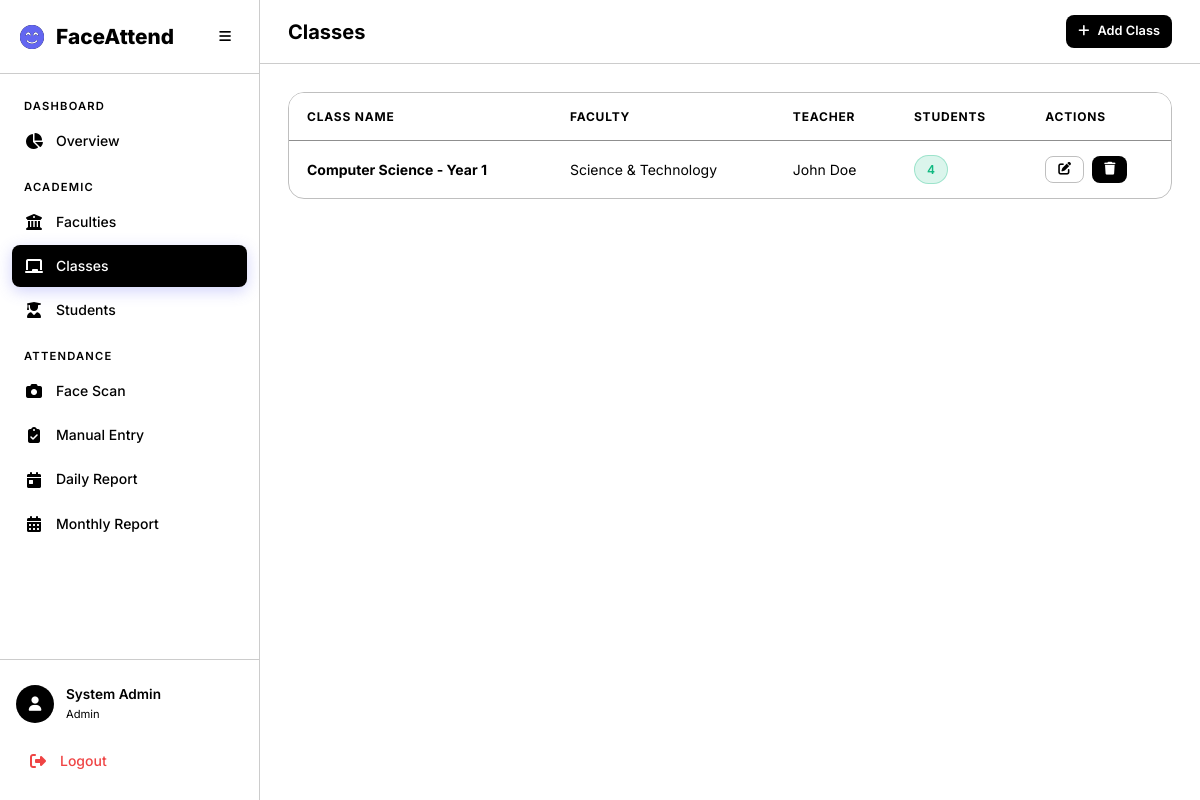
/academics/classes/, run on an earlier commit of the app's database.
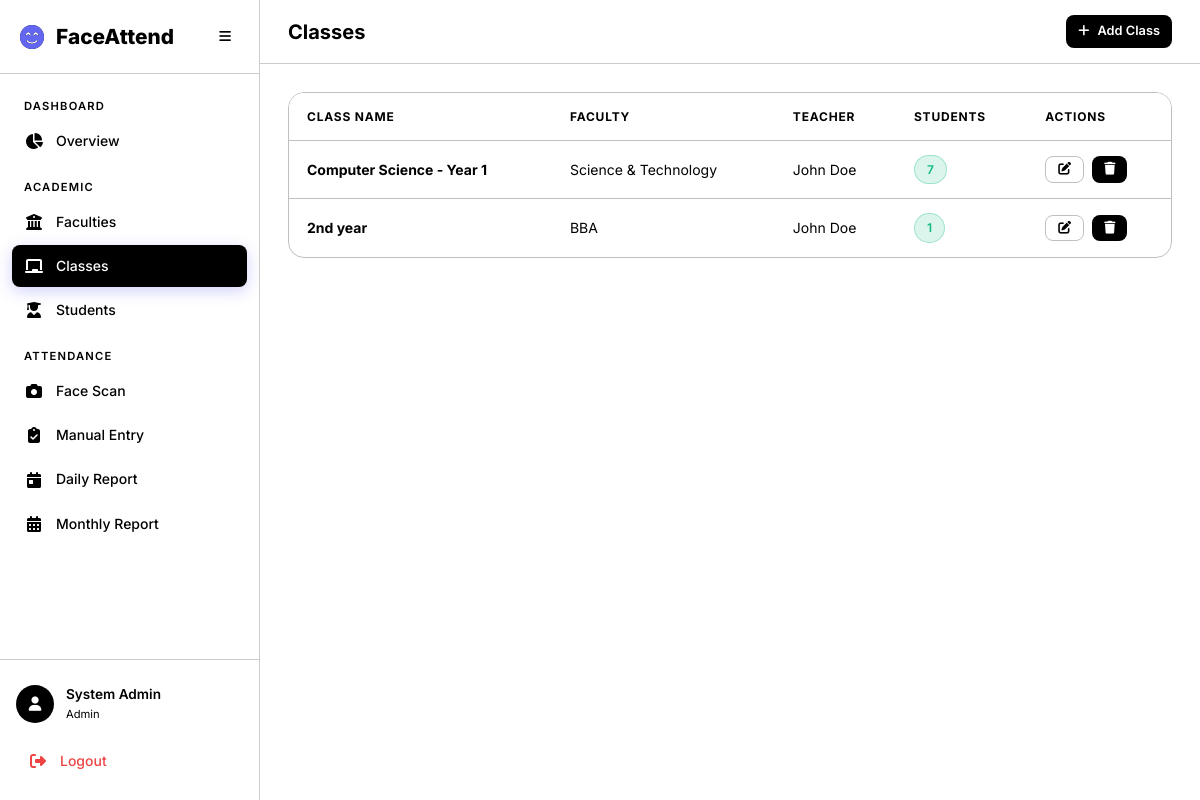
And on a later commit of the database.
### academics/models.py (models this page shows, shortened)
class AcademicClass(models.Model):
    name = models.CharField(max_length=200)
    faculty = models.ForeignKey(Faculty, on_delete=models.CASCADE, related_name='classes')
    teacher = models.ForeignKey(
        settings.AUTH_USER_MODEL,
        on_delete=models.SET_NULL,
        null=True, blank=True,
        related_name='assigned_classes',
        limit_choices_to={'role': 'teacher'},
    )
    created_at = models.DateTimeField(auto_now_add=True)
    updated_at = models.DateTimeField(auto_now=True)
    class Meta:
        verbose_name_plural = 'Classes'
        ordering = ['faculty__name', 'name']
        unique_together = ['name', 'faculty']

class Faculty(models.Model):
    name = models.CharField(max_length=200, unique=True)
    description = models.TextField(blank=True)
    created_at = models.DateTimeField(auto_now_add=True)
    updated_at = models.DateTimeField(auto_now=True)
    class Meta:
        verbose_name_plural = 'Faculties'
        ordering = ['name']

### accounts/models.py (models this page shows, shortened)
class User(AbstractUser):
    class Role(models.TextChoices):
        ADMIN = 'admin', 'Admin'
        TEACHER = 'teacher', 'Teacher'
        STUDENT = 'student', 'Student'
    role = models.CharField(
        max_length=10,
        choices=Role.choices,
        default=Role.STUDENT,
    )
    phone = models.CharField(max_length=20, blank=True)
    profile_image = models.ImageField(upload_to='profiles/', blank=True, null=True)

### academics/views.py (the view)
# urls.py: path('classes/', views.class_list, name='class_list'),
@login_required
@admin_required
def class_list(request):
    classes = AcademicClass.objects.select_related('faculty', 'teacher').annotate(
        student_count=Count('students')
    )
    return render(request, 'academics/class_list.html', {'classes': classes})

### templates/academics/class_list.html (shortened to what this page needs)
{% extends 'base.html' %}
{% block page_title %}Classes{% endblock %}
{% block top_actions %}
<a href="{% url 'academics:class_create' %}" class="btn btn-primary btn-sm">
    <i class="fas fa-plus"></i> Add Class
</a>
{% endblock %}
{% block content %}
<div class="table-container animate-fade-in">
    <table class="data-table" id="classTable">
        <thead>
            <tr>
                <th>Class Name</th>
                <th>Faculty</th>
                <th>Teacher</th>
                <th>Students</th>
                <th>Actions</th>
            </tr>
        </thead>
        <tbody>
            {% for c in classes %}
            <tr>
                <td><strong>{{ c.name }}</strong></td>
                <td>{{ c.faculty.name }}</td>
                <td>{{ c.teacher.get_full_name|default:"Unassigned" }}</td>
                <td><span class="badge badge-present">{{ c.student_count }}</span></td>
                <td>
                    <div class="d-flex gap-1">
                        <a href="{% url 'academics:class_edit' c.pk %}" class="btn btn-sm btn-outline"><i
                                class="fas fa-edit"></i></a>
                        <a href="{% url 'academics:class_delete' c.pk %}" class="btn btn-sm btn-danger"><i
                                class="fas fa-trash"></i></a>
                    </div>
                </td>
            </tr>
            {% empty %}
            <tr>
                <td colspan="5" class="text-center text-muted">No classes created yet.</td>
            </tr>
            {% endfor %}
        </tbody>
    </table>
</div>
{% endblock %}

What changed in the data, as far as the page shows it:
computed for AcademicClass "Computer Science - Year 1": student_count "4" → "7"
added AcademicClass: name "2nd year", faculty.name "BBA", teacher.get_full_name "John Doe", student_count "1"
